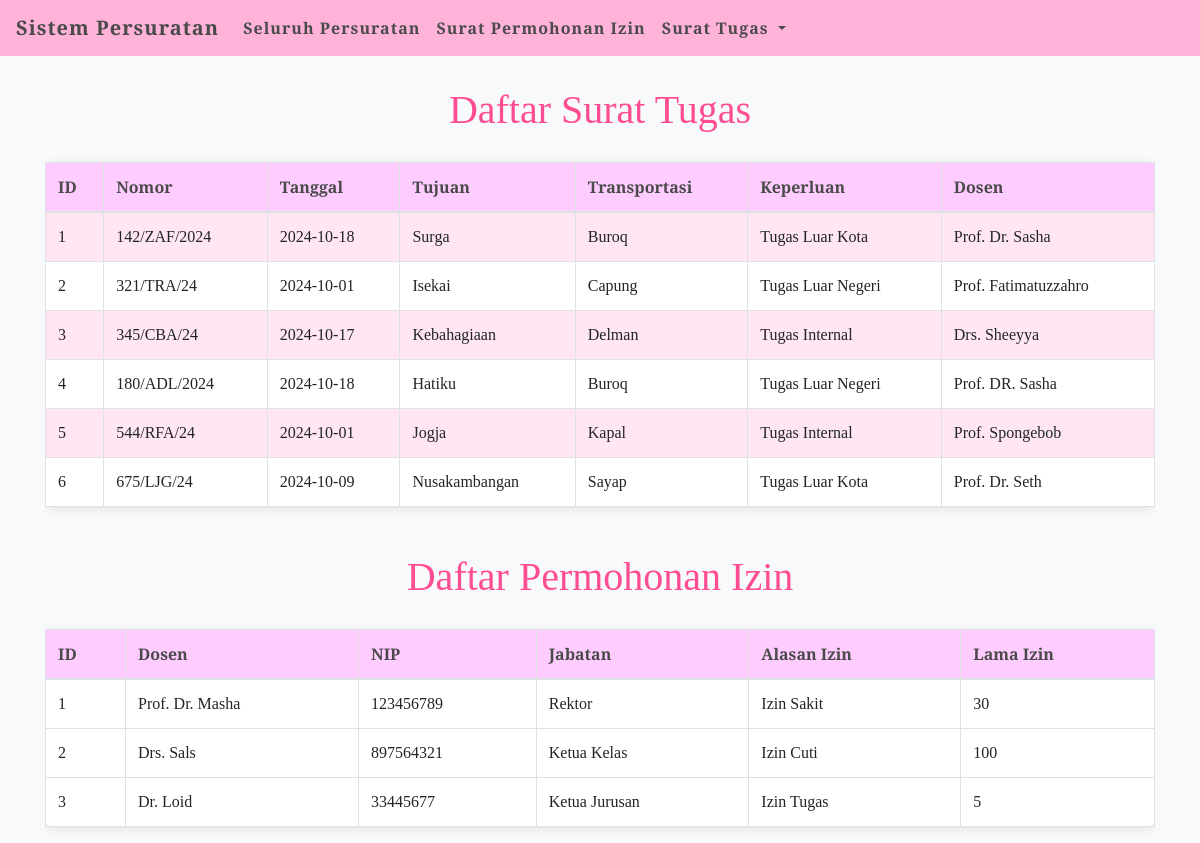
Page /Tugas2/index.php?page=seluruh_surat on the committed database.
### tables this page shows
CREATE TABLE `surat_tugas` (
  `surat_tugas_id` int NOT NULL,
  `nomor` varchar(20) NOT NULL,
  `tgl_surat_tugas` date NOT NULL,
  `tujuan` varchar(255) NOT NULL,
  `transportasi` varchar(50) NOT NULL,
  `keperluan` varchar(255) NOT NULL,
  `dosen` varchar(255) NOT NULL
);

CREATE TABLE `permohonan_izin` (
  `izin_id` int NOT NULL,
  `dosen` varchar(255) NOT NULL,
  `nip` varchar(20) NOT NULL,
  `jabatan` varchar(50) NOT NULL,
  `alasan_izin` varchar(255) NOT NULL,
  `lama_izin` varchar(20) NOT NULL
);

### Tugas2/class.php (the view, shortened to what this page needs)
<?php
class Database {
    private $host = "localhost";
    private $db_name = "persuratan_dosen";
    private $username = "root";
    private $password = "";
    public function __construct() {
        $this->conn = new mysqli($this->host, $this->username, $this->password, $this->db_name);
    }
}
class PermohonanIzin extends Database {
    private $table = "permohonan_izin";
    public function getAllPermohonanIzin() {
        $sql = "SELECT * FROM $this->table";
        $result = $this->conn->query($sql);
        return $result->fetch_all(MYSQLI_ASSOC);
    }
}
class SuratTugas extends Database {
    private $table = "surat_tugas";
    public function getAllSuratTugas() {
        $sql = "SELECT * FROM $this->table";
        $result = $this->conn->query($sql);
        return $result->fetch_all(MYSQLI_ASSOC);
    }
}
class ViewSuratTugas extends SuratTugas {
    public function displaySuratTugas() {
        $data = $this->getAllSuratTugas();
        echo '<div class="table-responsive">';
        echo '<table class="table table-bordered">';
        echo '<thead><tr><th>ID</th><th>Nomor</th><th>Tanggal</th><th>Tujuan</th><th>Transportasi</th><th>Keperluan</th><th>Dosen</th></tr></thead>';
        echo '<tbody>';
        foreach ($data as $index => $row) {
            $rowClass = $index % 2 == 0 ? 'even-row' : 'odd-row';
            echo '<tr class="' . $rowClass . '">';
            echo '<td>' . $row['surat_tugas_id'] . '</td>';
            echo '<td>' . $row['nomor'] . '</td>';
            echo '<td>' . $row['tgl_surat_tugas'] . '</td>';
            echo '<td>' . $row['tujuan'] . '</td>';
            echo '<td>' . $row['transportasi'] . '</td>';
            echo '<td>' . $row['keperluan'] . '</td>';
            echo '<td>' . $row['dosen'] . '</td>';
            echo '</tr>';
        }
        echo '</tbody></table></div>';
    }
}
class ViewPermohonanIzin extends PermohonanIzin {
    public function displayPermohonanIzin() {
        $data = $this->getAllPermohonanIzin();
        echo '<div class="table-responsive">';
        echo '<table class="table table-bordered">';
        echo '<thead><tr><th>ID</th><th>Dosen</th><th>NIP</th><th>Jabatan</th><th>Alasan Izin</th><th>Lama Izin</th></tr></thead>';
        echo '<tbody>';
        foreach ($data as $index => $row) {
            echo '<tr>';
            echo '<td>' . $row['izin_id'] . '</td>';
            echo '<td>' . $row['dosen'] . '</td>';
            echo '<td>' . $row['nip'] . '</td>';
            echo '<td>' . $row['jabatan'] . '</td>';
            echo '<td>' . $row['alasan_izin'] . '</td>';
            echo '<td>' . $row['lama_izin'] . '</td>';
            echo '</tr>';
        }
        echo '</tbody></table></div>';
    }
}
?>

### Tugas2/index.php (shortened to what this page needs)
<!DOCTYPE html>
<html lang="en">
<head>
    <link rel="stylesheet" href="https://stackpath.bootstrapcdn.com/bootstrap/4.5.2/css/bootstrap.min.css">
</head>
<body>
    <nav class="navbar navbar-expand-lg navbar-light">
        <a class="navbar-brand" href="?page=home">Sistem Persuratan</a>
        <div class="collapse navbar-collapse" id="navbarNav">
            <ul class="navbar-nav">
                <li class="nav-item">
                    <a class="nav-link" href="?page=seluruh_surat">Seluruh Persuratan</a>
                </li>
                <li class="nav-item">
                    <a class="nav-link" href="?page=surat_tugas">Surat Permohonan Izin</a>
                </li>
                <li class="nav-item dropdown">
                    <a class="nav-link dropdown-toggle" href="#" id="dropdownSuratTugas" role="button" data-toggle="dropdown" aria-haspopup="true" aria-expanded="false">
                        Surat Tugas
                    </a>
                </li>
            </ul>
        </div>
    </nav>
    <div class="container">
        <?php
        include "class.php";
        $viewSuratTugas = new ViewSuratTugas();
        $viewPermohonanIzin = new ViewPermohonanIzin();
        $page = isset($_GET['page']) ? $_GET['page'] : 'home';
        if ($page == 'seluruh_surat') {
            echo "<h1>Daftar Surat Tugas</h1>";
            $viewSuratTugas->displaySuratTugas();
            echo "<h1>Daftar Permohonan Izin</h1>";
            $viewPermohonanIzin->displayPermohonanIzin();
        } elseif ($page == 'surat_luar_kota') {
            echo "<h1>Surat Tugas Luar Kota</h1>";
            $viewSuratTugas->displaySuratTugasLuarKota();
        } elseif ($page == 'surat_luar_negeri') {
            echo "<h1>Surat Tugas Luar Negeri</h1>";
            $viewSuratTugas->displaySuratTugasLuarNegeri();
        } elseif ($page == 'surat_internal') {
            echo "<h1>Surat Tugas Internal</h1>";
            $viewSuratTugas->displaySuratTugasInternal();
        } elseif ($page == 'surat_tugas') {
            echo "<h1>Permohonan Surat Izin</h1>";
            $viewPermohonanIzin->displayPermohonanIzin();
        }
        ?>
    </div>
</body>
</html>

### Tugas2/index.php (style rules this page uses)
body { background-color: #f8f9fa; font-family: 'Playfair Display', serif; }
.navbar { background-color: #ffb3d9; }
.navbar-brand, .nav-link { color: #4a4a4a !important; font-weight: 600; letter-spacing: 1px; }
.table { background-color: #ffffff; border-radius: 8px; box-shadow: 0 2px 10px rgba(0, 0, 0, 0.1); margin-top: 20px; }
th { background-color: #ffccff; color: #4a4a4a; }
.even-row { background-color: #ffe6f2; }
.odd-row { background-color: #ffffff; }
h1, h2 { font-family: 'Playfair Display', serif; color: #ff4d94; text-align: center; margin-top: 30px; }

### rows in the picture
surat_tugas: surat_tugas_id "1", nomor "142/ZAF/2024", tgl_surat_tugas "2024-10-18", tujuan "Surga", transportasi "Buroq", keperluan "Tugas Luar Kota", dosen "Prof. Dr. Sasha"
surat_tugas: surat_tugas_id "2", nomor "321/TRA/24", tgl_surat_tugas "2024-10-01", tujuan "Isekai", transportasi "Capung", keperluan "Tugas Luar Negeri", dosen "Prof. Fatimatuzzahro"
surat_tugas: surat_tugas_id "3", nomor "345/CBA/24", tgl_surat_tugas "2024-10-17", tujuan "Kebahagiaan", transportasi "Delman", keperluan "Tugas Internal", dosen "Drs. Sheeyya"
surat_tugas: surat_tugas_id "4", nomor "180/ADL/2024", tgl_surat_tugas "2024-10-18", tujuan "Hatiku", transportasi "Buroq", keperluan "Tugas Luar Negeri", dosen "Prof. DR. Sasha"
surat_tugas: surat_tugas_id "5", nomor "544/RFA/24", tgl_surat_tugas "2024-10-01", tujuan "Jogja", transportasi "Kapal", keperluan "Tugas Internal", dosen "Prof. Spongebob"
surat_tugas: surat_tugas_id "6", nomor "675/LJG/24", tgl_surat_tugas "2024-10-09", tujuan "Nusakambangan", transportasi "Sayap", keperluan "Tugas Luar Kota", dosen "Prof. Dr. Seth"
permohonan_izin: izin_id "1", dosen "Prof. Dr. Masha", nip "123456789", jabatan "Rektor", alasan_izin "Izin Sakit", lama_izin "30"
permohonan_izin: izin_id "2", dosen "Drs. Sals", nip "897564321", jabatan "Ketua Kelas", alasan_izin "Izin Cuti", lama_izin "100"
permohonan_izin: izin_id "3", dosen "Dr. Loid", nip "33445677", jabatan "Ketua Jurusan", alasan_izin "Izin Tugas", lama_izin "5"
